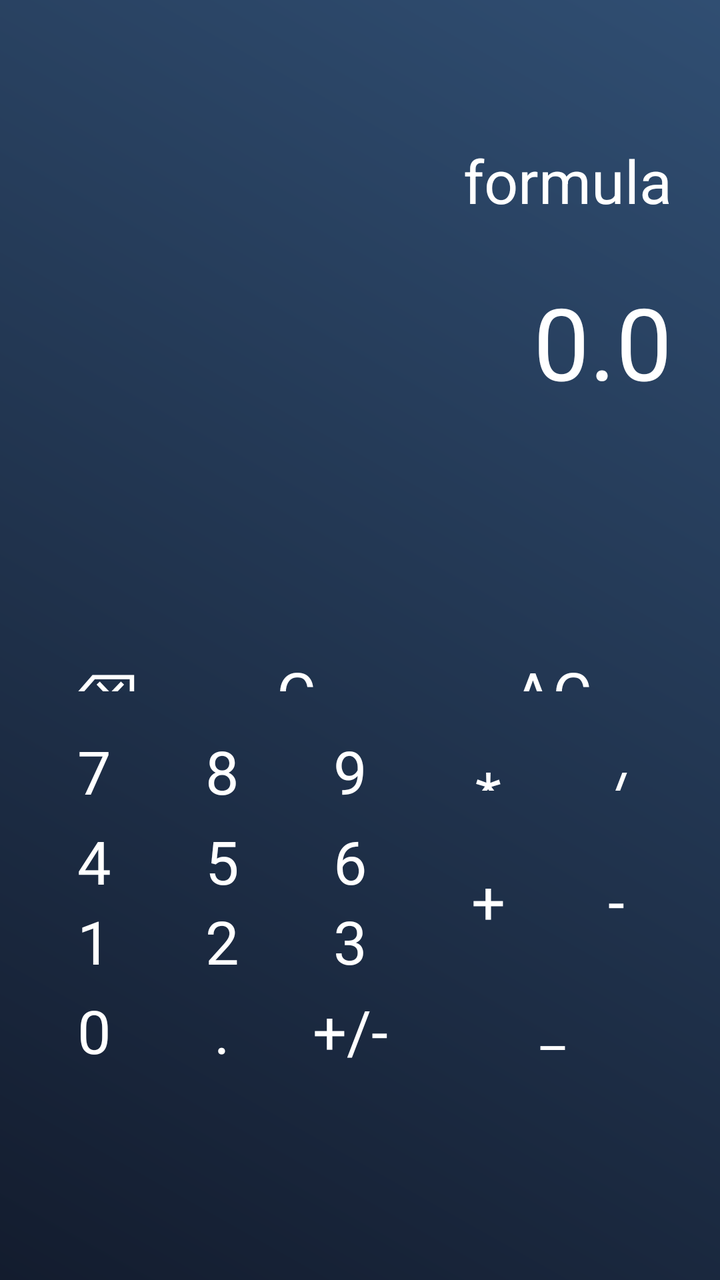
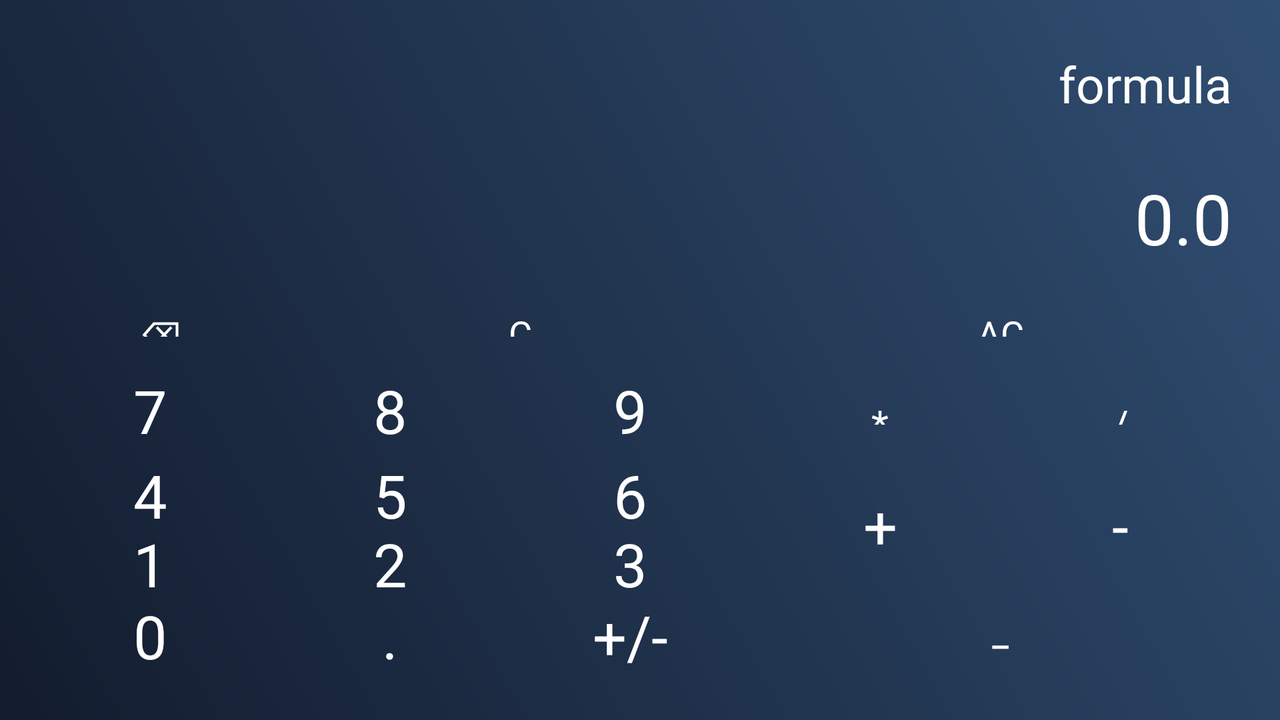

The same Android screen from two of the app's own layout files: first res/layout/ as a phone draws it, then the repository's variant for another configuration, drawn on a device whose configuration selects that folder. Both files follow.
<!-- AndroidManifest.xml: application theme Theme.AppCompat.Light.DarkActionBar -->
<!-- res/layout/simple_calculator.xml -->
<?xml version="1.0" encoding="utf-8"?>
<androidx.constraintlayout.widget.ConstraintLayout xmlns:android="http://schemas.android.com/apk/res/android"
    xmlns:app="http://schemas.android.com/apk/res-auto"
    xmlns:tools="http://schemas.android.com/tools"
    android:id="@+id/main"
    android:layout_width="match_parent"
    android:layout_height="match_parent"
    android:background="@drawable/gradient_background"
    android:orientation="vertical">


    <EditText
        android:layout_width="match_parent"
        android:layout_height="wrap_content"
        android:id="@+id/tv_formula"
        android:layout_marginHorizontal="20dp"
        android:layout_marginTop="60dp"
        android:gravity="end"
        android:textColor="@color/white"
        android:backgroundTint="#00424200"
        android:textSize="30sp"
        app:layout_constraintTop_toTopOf="parent"
        tools:text="formula"/>

    
    <EditText
        android:layout_width="match_parent"
        android:layout_height="wrap_content"
        android:id="@+id/tv_result"
        android:layout_marginHorizontal="20dp"
        android:layout_marginTop="10dp"
        android:gravity="end"
        android:text="0.0"
        android:textColor="@color/white"
        android:backgroundTint="#00424200"
        android:textSize="50sp"
        app:layout_constraintTop_toBottomOf="@+id/tv_formula"/>

    
    <GridLayout
        android:id="@+id/layoutMain"
        android:layout_width="match_parent"
        android:layout_height="0dp"
        android:layout_marginHorizontal="20dp"
        android:layout_marginVertical="100dp"
        android:columnCount="5"
        android:rowCount="5"
        app:layout_constraintBottom_toBottomOf="parent"
        app:layout_constraintTop_toBottomOf="@id/tv_result">
        
        <Button
            style="@style/PrimaryButtonStyle"
            android:id="@+id/btn_back"
            android:layout_width="0dp"
            android:layout_height="0dp"
            android:layout_rowWeight="1"
            android:layout_columnSpan="1"
            android:layout_columnWeight="1"
            android:text="@string/backspace"/>
        <Button
            style="@style/PrimaryButtonStyle"
            android:id="@+id/btn_clear"
            android:layout_width="0dp"
            android:layout_height="0dp"
            android:layout_rowWeight="1"
            android:layout_columnSpan="2"
            android:layout_columnWeight="1"
            android:layout_marginEnd="10dp"
            android:text="@string/clear"/>

        <Button
            style="@style/PrimaryButtonStyle"
            android:id="@+id/btn_all_clear"
            android:layout_width="0dp"
            android:layout_height="0dp"
            android:layout_rowWeight="1"
            android:layout_columnSpan="2"
            android:layout_columnWeight="1"
            android:layout_marginEnd="10dp"
            android:text="@string/all_clear"/>

        <Button
            style="@style/SecondaryButtonStyle"
            android:layout_width="0dp"
            android:layout_height="0dp"
            android:id="@+id/btn_7"
            android:layout_rowWeight="1"
            android:layout_columnSpan="1"
            android:layout_columnWeight="1"
            android:layout_marginEnd="10dp"
            android:text="@string/btn7"/>
        <Button
            style="@style/SecondaryButtonStyle"
            android:layout_width="0dp"
            android:layout_height="0dp"
            android:id="@+id/btn_8"
            android:layout_rowWeight="1"
            android:layout_columnSpan="1"
            android:layout_columnWeight="1"
            android:layout_marginEnd="10dp"
            android:text="@string/btn8"/>
        <Button
            style="@style/SecondaryButtonStyle"
            android:layout_width="0dp"
            android:layout_height="0dp"
            android:id="@+id/btn_9"
            android:layout_rowWeight="1"
            android:layout_columnSpan="1"
            android:layout_columnWeight="1"
            android:layout_marginEnd="10dp"
            android:text="@string/btn9"/>
        <Button
            style="@style/PrimaryButtonStyle"
            android:layout_width="0dp"
            android:layout_height="0dp"
            android:id="@+id/btn_multiply"
            android:layout_rowWeight="1"
            android:layout_columnSpan="1"
            android:layout_columnWeight="1"
            android:text="@string/multiply"/>
        <Button
            style="@style/PrimaryButtonStyle"
            android:layout_width="0dp"
            android:layout_height="0dp"
            android:id="@+id/btn_divide"
            android:layout_rowWeight="1"
            android:layout_columnSpan="1"
            android:layout_columnWeight="1"
            android:text="@string/divide"/>
        <Button
            style="@style/SecondaryButtonStyle"
            android:layout_width="0dp"
            android:layout_height="0dp"
            android:id="@+id/btn_4"
            android:layout_rowWeight="1"
            android:layout_columnSpan="1"
            android:layout_columnWeight="1"
            android:layout_marginEnd="10dp"
            android:text="@string/btn4"/>
        <Button
            style="@style/SecondaryButtonStyle"
            android:layout_width="0dp"
            android:layout_height="0dp"
            android:id="@+id/btn_5"
            android:layout_rowWeight="1"
            android:layout_columnSpan="1"
            android:layout_columnWeight="1"
            android:layout_marginEnd="10dp"
            android:text="@string/btn5"/>
        <Button
            style="@style/SecondaryButtonStyle"
            android:layout_width="0dp"
            android:layout_height="0dp"
            android:id="@+id/btn_6"
            android:layout_rowWeight="1"
            android:layout_columnSpan="1"
            android:layout_columnWeight="1"
            android:layout_marginEnd="10dp"
            android:text="@string/btn6"/>
        <Button
            style="@style/PrimaryButtonStyle"
            android:layout_width="0dp"
            android:layout_height="0dp"
            android:id="@+id/btn_plus"
            android:layout_rowWeight="1"
            android:layout_rowSpan="2"
            android:layout_columnSpan="1"
            android:layout_columnWeight="1"
            android:text="@string/plus"/>

        <Button
            style="@style/PrimaryButtonStyle"
            android:layout_width="0dp"
            android:layout_height="0dp"
            android:id="@+id/btn_minus"
            android:layout_rowWeight="1"
            android:layout_rowSpan="2"
            android:layout_columnSpan="1"
            android:layout_columnWeight="1"
            android:text="@string/minus"/>
        <Button
            style="@style/SecondaryButtonStyle"
            android:layout_width="0dp"
            android:layout_height="0dp"
            android:id="@+id/btn_1"
            android:layout_rowWeight="1"
            android:layout_columnSpan="1"
            android:layout_columnWeight="1"
            android:layout_marginEnd="10dp"
            android:text="@string/btn1"/>
        <Button
            style="@style/SecondaryButtonStyle"
            android:layout_width="0dp"
            android:layout_height="0dp"
            android:id="@+id/btn_2"
            android:layout_rowWeight="1"
            android:layout_columnSpan="1"
            android:layout_columnWeight="1"
            android:layout_marginEnd="10dp"
            android:text="@string/btn2"/>
        <Button
            style="@style/SecondaryButtonStyle"
            android:layout_width="0dp"
            android:layout_height="0dp"
            android:id="@+id/btn_3"
            android:layout_rowWeight="1"
            android:layout_columnSpan="1"
            android:layout_columnWeight="1"
            android:layout_marginEnd="10dp"
            android:text="@string/btn3"/>

        <Button
            style="@style/SecondaryButtonStyle"
            android:layout_width="0dp"
            android:layout_height="0dp"
            android:id="@+id/btn_0"
            android:layout_rowWeight="1"
            android:layout_columnSpan="1"
            android:layout_columnWeight="1"
            android:layout_marginEnd="10dp"
            android:text="@string/btn0"/>
        <Button
            style="@style/SecondaryButtonStyle"
            android:layout_width="0dp"
            android:layout_height="0dp"
            android:id="@+id/btn_dot"
            android:layout_rowWeight="1"
            android:layout_columnSpan="1"
            android:layout_columnWeight="1"
            android:layout_marginEnd="10dp"
            android:text="@string/dot"/>
        <Button
            style="@style/SecondaryButtonStyle"
            android:layout_width="0dp"
            android:layout_height="0dp"
            android:id="@+id/btn_change_sign"
            android:layout_rowWeight="1"
            android:layout_columnSpan="1"
            android:layout_columnWeight="1"
            android:layout_marginEnd="10dp"
            android:text="@string/change_sign"/>
        <Button
            style="@style/PrimaryButtonStyle"
            android:layout_width="0dp"
            android:layout_height="0dp"
            android:id="@+id/btn_equals"
            android:layout_rowWeight="1"
            android:layout_rowSpan="1"
            android:layout_columnSpan="2"
            android:layout_columnWeight="1"
            android:text="@string/equals"/>



    </GridLayout>

    </androidx.constraintlayout.widget.ConstraintLayout>
<!-- resources referenced by this layout -->
<resources>
  <color name="white">#FFFFFFFF</color>
  <!-- drawable gradient_background (drawable) -->
  <?xml version="1.0" encoding="utf-8"?>
  <shape xmlns:android="http://schemas.android.com/apk/res/android">
      <gradient
          android:endColor="#304E72"
          android:startColor="#131C2E"
          android:angle="45" />
  </shape>
  <string name="all_clear">AC</string>
  <string name="backspace">\u232B</string>
  <string name="btn0">0</string>
  <string name="btn1">1</string>
  <string name="btn2">2</string>
  <string name="btn3">3</string>
  <string name="btn4">4</string>
  <string name="btn5">5</string>
  <string name="btn6">6</string>
  <string name="btn7">7</string>
  <string name="btn8">8</string>
  <string name="btn9">9</string>
  <string name="change_sign">+/-</string>
  <string name="clear">C</string>
  <string name="divide">/</string>
  <string name="dot">.</string>
  <string name="equals">=</string>
  <string name="minus">-</string>
  <string name="multiply">*</string>
  <string name="plus">+</string>
  <style name="PrimaryButtonStyle" parent="Theme.AppCompat.Light.NoActionBar">
          <item name="android:textColor">#FFFFFF</item>
          <item name="android:background">@drawable/btn_primary</item>
          <item name="android:textSize">30sp</item>
          <item name="android:padding">10sp</item>
          <item name="android:layout_margin">5dp</item>
          <item name="android:gravity">center</item>
          <item name="fontFamily">@font/montserrat_medium</item>
      </style>
  <style name="SecondaryButtonStyle" parent="Theme.AppCompat.Light.NoActionBar">
          <item name="android:textColor">#FFFFFF</item>
          <item name="android:background">@android:color/transparent</item>
          <item name="android:textSize">30sp</item>
          <item name="android:gravity">center</item>
          <item name="fontFamily">@font/montserrat_medium</item>
      </style>
</resources>
<!-- res/layout-land/simple_calculator.xml (the repository's variant of the layout above) -->
<!-- drawn on the phone turned sideways -->
<?xml version="1.0" encoding="utf-8"?>
<androidx.constraintlayout.widget.ConstraintLayout xmlns:android="http://schemas.android.com/apk/res/android"
    xmlns:app="http://schemas.android.com/apk/res-auto"
    xmlns:tools="http://schemas.android.com/tools"
    android:id="@+id/main"
    android:layout_width="match_parent"
    android:layout_height="match_parent"
    android:background="@drawable/gradient_background"
    android:orientation="horizontal">


    
    <EditText
        android:layout_width="match_parent"
        android:layout_height="wrap_content"
        android:id="@+id/tv_formula"
        android:layout_marginHorizontal="20dp"
        android:layout_marginTop="15dp"
        android:gravity="end"
        android:textColor="@color/white"
        android:backgroundTint="#00424200"
        android:textSize="25sp"
        app:layout_constraintTop_toTopOf="parent"
        tools:text="formula"/>

    
    <EditText
        android:layout_width="match_parent"
        android:layout_height="wrap_content"
        android:id="@+id/tv_result"
        android:layout_marginHorizontal="20dp"
        android:layout_marginTop="10dp"
        android:gravity="end"
        android:text="0.0"
        android:textColor="@color/white"
        android:backgroundTint="#00424200"
        android:textSize="35sp"
        app:layout_constraintTop_toBottomOf="@+id/tv_formula"/>

    
    <GridLayout
        android:id="@+id/layoutMain"
        android:layout_width="match_parent"
        android:layout_height="0dp"
        android:layout_marginHorizontal="20dp"
        android:layout_marginBottom="20dp"
        android:columnCount="5"
        android:rowCount="5"
        app:layout_constraintBottom_toBottomOf="parent"
        app:layout_constraintTop_toBottomOf="@id/tv_result">
        <Button
            style="@style/PrimaryButtonStyleHorizontal"
            android:id="@+id/btn_back"
            android:layout_width="0dp"
            android:layout_height="0dp"
            android:layout_rowWeight="1"
            android:layout_columnSpan="1"
            android:layout_columnWeight="1"
            android:text="@string/backspace"
            android:textSize="18sp"/>
        <Button
            style="@style/PrimaryButtonStyleHorizontal"
            android:id="@+id/btn_clear"
            android:layout_width="0dp"
            android:layout_height="0dp"
            android:layout_rowWeight="1"
            android:layout_columnSpan="2"
            android:layout_columnWeight="1"
            android:layout_marginEnd="10dp"
            android:text="@string/clear"
            android:textSize="18sp"/>

        <Button
            style="@style/PrimaryButtonStyleHorizontal"
            android:id="@+id/btn_all_clear"
            android:layout_width="0dp"
            android:layout_height="0dp"
            android:layout_rowWeight="1"
            android:layout_columnSpan="2"
            android:layout_columnWeight="1"
            android:layout_marginEnd="10dp"
            android:text="@string/all_clear"
            android:textSize="18sp"/>

        <Button
            style="@style/SecondaryButtonStyle"
            android:layout_width="0dp"
            android:layout_height="0dp"
            android:id="@+id/btn_7"
            android:layout_rowWeight="1"
            android:layout_columnSpan="1"
            android:layout_columnWeight="1"
            android:layout_marginEnd="10dp"
            android:text="@string/btn7"/>
        <Button
            style="@style/SecondaryButtonStyle"
            android:layout_width="0dp"
            android:layout_height="0dp"
            android:id="@+id/btn_8"
            android:layout_rowWeight="1"
            android:layout_columnSpan="1"
            android:layout_columnWeight="1"
            android:layout_marginEnd="10dp"
            android:text="@string/btn8"/>
        <Button
            style="@style/SecondaryButtonStyle"
            android:layout_width="0dp"
            android:layout_height="0dp"
            android:id="@+id/btn_9"
            android:layout_rowWeight="1"
            android:layout_columnSpan="1"
            android:layout_columnWeight="1"
            android:layout_marginEnd="10dp"
            android:text="@string/btn9"/>
        <Button
            style="@style/PrimaryButtonStyleHorizontal"
            android:layout_width="0dp"
            android:layout_height="0dp"
            android:id="@+id/btn_multiply"
            android:layout_rowWeight="1"
            android:layout_columnSpan="1"
            android:layout_columnWeight="1"
            android:text="@string/multiply"/>
        <Button
            style="@style/PrimaryButtonStyleHorizontal"
            android:layout_width="0dp"
            android:layout_height="0dp"
            android:id="@+id/btn_divide"
            android:layout_rowWeight="1"
            android:layout_columnSpan="1"
            android:layout_columnWeight="1"
            android:text="@string/divide"/>
        <Button
            style="@style/SecondaryButtonStyle"
            android:layout_width="0dp"
            android:layout_height="0dp"
            android:id="@+id/btn_4"
            android:layout_rowWeight="1"
            android:layout_columnSpan="1"
            android:layout_columnWeight="1"
            android:layout_marginEnd="10dp"
            android:text="@string/btn4"/>
        <Button
            style="@style/SecondaryButtonStyle"
            android:layout_width="0dp"
            android:layout_height="0dp"
            android:id="@+id/btn_5"
            android:layout_rowWeight="1"
            android:layout_columnSpan="1"
            android:layout_columnWeight="1"
            android:layout_marginEnd="10dp"
            android:text="@string/btn5"/>
        <Button
            style="@style/SecondaryButtonStyle"
            android:layout_width="0dp"
            android:layout_height="0dp"
            android:id="@+id/btn_6"
            android:layout_rowWeight="1"
            android:layout_columnSpan="1"
            android:layout_columnWeight="1"
            android:layout_marginEnd="10dp"
            android:text="@string/btn6"/>
        <Button
            style="@style/PrimaryButtonStyleHorizontal"
            android:layout_width="0dp"
            android:layout_height="0dp"
            android:id="@+id/btn_plus"
            android:layout_rowWeight="1"
            android:layout_rowSpan="2"
            android:layout_columnSpan="1"
            android:layout_columnWeight="1"
            android:text="@string/plus"
            android:textSize="30sp"/>

        <Button
            style="@style/PrimaryButtonStyleHorizontal"
            android:layout_width="0dp"
            android:layout_height="0dp"
            android:id="@+id/btn_minus"
            android:layout_rowWeight="1"
            android:layout_rowSpan="2"
            android:layout_columnSpan="1"
            android:layout_columnWeight="1"
            android:text="@string/minus"
            android:textSize="30sp"/>
        <Button
            style="@style/SecondaryButtonStyle"
            android:layout_width="0dp"
            android:layout_height="0dp"
            android:id="@+id/btn_1"
            android:layout_rowWeight="1"
            android:layout_columnSpan="1"
            android:layout_columnWeight="1"
            android:layout_marginEnd="10dp"
            android:text="@string/btn1"/>
        <Button
            style="@style/SecondaryButtonStyle"
            android:layout_width="0dp"
            android:layout_height="0dp"
            android:id="@+id/btn_2"
            android:layout_rowWeight="1"
            android:layout_columnSpan="1"
            android:layout_columnWeight="1"
            android:layout_marginEnd="10dp"
            android:text="@string/btn2"/>
        <Button
            style="@style/SecondaryButtonStyle"
            android:layout_width="0dp"
            android:layout_height="0dp"
            android:id="@+id/btn_3"
            android:layout_rowWeight="1"
            android:layout_columnSpan="1"
            android:layout_columnWeight="1"
            android:layout_marginEnd="10dp"
            android:text="@string/btn3"/>

        <Button
            style="@style/SecondaryButtonStyle"
            android:layout_width="0dp"
            android:layout_height="0dp"
            android:id="@+id/btn_0"
            android:layout_rowWeight="1"
            android:layout_columnSpan="1"
            android:layout_columnWeight="1"
            android:layout_marginEnd="10dp"
            android:text="@string/btn0"/>
        <Button
            style="@style/SecondaryButtonStyle"
            android:layout_width="0dp"
            android:layout_height="0dp"
            android:id="@+id/btn_dot"
            android:layout_rowWeight="1"
            android:layout_columnSpan="1"
            android:layout_columnWeight="1"
            android:layout_marginEnd="10dp"
            android:text="@string/dot"/>
        <Button
            style="@style/SecondaryButtonStyle"
            android:layout_width="0dp"
            android:layout_height="0dp"
            android:id="@+id/btn_change_sign"
            android:layout_rowWeight="1"
            android:layout_columnSpan="1"
            android:layout_columnWeight="1"
            android:layout_marginEnd="10dp"
            android:text="@string/change_sign"/>
        <Button
            style="@style/PrimaryButtonStyleHorizontal"
            android:layout_width="0dp"
            android:layout_height="0dp"
            android:id="@+id/btn_equals"
            android:layout_rowWeight="1"
            android:layout_rowSpan="1"
            android:layout_columnSpan="2"
            android:layout_columnWeight="1"
            android:text="@string/equals"/>



    </GridLayout>

</androidx.constraintlayout.widget.ConstraintLayout>
<!-- resources referenced by the variant -->
<!-- as the phone turned sideways resolves them -->
<resources>
  <color name="white">#FFFFFFFF</color>
  <!-- drawable gradient_background (drawable) -->
  <?xml version="1.0" encoding="utf-8"?>
  <shape xmlns:android="http://schemas.android.com/apk/res/android">
      <gradient
          android:endColor="#304E72"
          android:startColor="#131C2E"
          android:angle="45" />
  </shape>
  <string name="all_clear">AC</string>
  <string name="backspace">\u232B</string>
  <string name="btn0">0</string>
  <string name="btn1">1</string>
  <string name="btn2">2</string>
  <string name="btn3">3</string>
  <string name="btn4">4</string>
  <string name="btn5">5</string>
  <string name="btn6">6</string>
  <string name="btn7">7</string>
  <string name="btn8">8</string>
  <string name="btn9">9</string>
  <string name="change_sign">+/-</string>
  <string name="clear">C</string>
  <string name="divide">/</string>
  <string name="dot">.</string>
  <string name="equals">=</string>
  <string name="minus">-</string>
  <string name="multiply">*</string>
  <string name="plus">+</string>
  <style name="PrimaryButtonStyleHorizontal" parent="Theme.AppCompat.Light.NoActionBar">
          <item name="android:textColor">#FFFFFF</item>
          <item name="android:background">@drawable/btn_primary</item>
          <item name="android:textSize">20sp</item>
          <item name="android:padding">10sp</item>
          <item name="android:layout_margin">5dp</item>
          <item name="android:gravity">center</item>
          <item name="fontFamily">@font/montserrat_medium</item>
      </style>
  <style name="SecondaryButtonStyle" parent="Theme.AppCompat.Light.NoActionBar">
          <item name="android:textColor">#FFFFFF</item>
          <item name="android:background">@android:color/transparent</item>
          <item name="android:textSize">30sp</item>
          <item name="android:gravity">center</item>
          <item name="fontFamily">@font/montserrat_medium</item>
      </style>
</resources>
